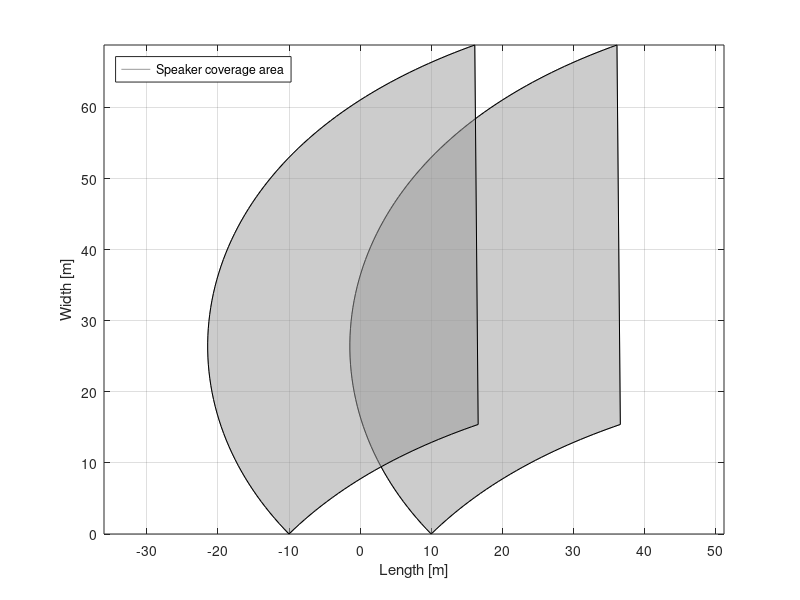

Write the MATLAB code that produced this figure.

%%






clear 
v = 10;
wind = pi/2;
c = 343;
step = 90;
speaker_dis = 20;
%dis = 0.029;

front = [0; 1];
point_l = [0; 0];
%direction(:,1) = [-0.9; 0.1]
direction(:,1) = [-0.707; 0.707]
direction(:,1) = 1/norm(direction(:,1),2)*direction(:,1)
leng_l(1) = norm(direction(:,1),2)

theta(1) = sign(direction(1,1))*acos((direction(:,1)'*[0 1]')/(norm(direction(:,1))*1)); %asin((dis)/(1));
for i=1:step  
    d(:,i) = [v*(1/(c+v*sin(theta(i))))*sin(wind); v*(1/(c+v*sin(theta(i))))*cos(wind)]; 
    p(:,i) = (d(:,i)'*(-direction(:,i)))/norm(direction(:,i))^2*(-direction(:,i));
    e(:,i) = d(:,i)-p(:,i);
    ang = asin(norm(e(:,i)));
    le = cos(ang);
    b = direction(:,i)*le;
    direction(:,i+1) = b+e(:,i);
    leng_l(i+1) = norm(direction(:,i+1),2);
    theta(i+1) = sign(direction(1,i+1))*acos((direction(:,i+1)'*front)/(norm(direction(:,i+1))*1));
    dis(:,i) = ((direction(:,i+1)'*front)/(norm(front)^2))*(front); 
    point_l(:,i+1) = point_l(:,i)+direction(:,i+1);
end

point_r = [0; 0];
%direction(:,1) = [0.9; 0.1]
direction(:,1) = [0.707; 0.707]
direction(:,1) = 1/norm(direction(:,1),2)*direction(:,1)
leng_r(1) = norm(direction(:,1),2)

theta(1) = sign(direction(1,1))*acos((direction(:,1)'*[0 1]')/(norm(direction(:,1))*1)); %asin((dis)/(1));
for i=1:step
    
    d(:,i) = [v*(1/(c+v*sin(theta(i))))*sin(wind); v*(1/(c+v*sin(theta(i))))*cos(wind)]; 
    p(:,i) = (d(:,i)'*(-direction(:,i)))/norm(direction(:,i))^2*(-direction(:,i));
    e(:,i) = d(:,i)-p(:,i);
    ang = asin(norm(e(:,i)));
    le = cos(ang);
    b = direction(:,i)*le;
    direction(:,i+1) = b+e(:,i);   
    leng_r(i+1) = norm(direction(:,i+1),2);
    theta(i+1) = sign(direction(1,i+1))*acos((direction(:,i+1)'*front)/(norm(direction(:,i+1))*1));
    dis(:,i) = ((direction(:,i+1)'*front)/(norm(front)^2))*(front); 
    point_r(:,i+1) = point_r(:,i)+direction(:,i+1);
    if point_r(1,i+1) >= abs(point_l(1,step+1))
        break
    end
end

sum(dis(2,:))

plot([point_l(1,:)+speaker_dis/2 flip(point_r(1,:))+speaker_dis/2],[point_l(2,:) flip(point_r(2,:))],'Color',[0.6 0.6 0.6])
hold on
plot([point_l(1,:)-speaker_dis/2 flip(point_r(1,:))-speaker_dis/2],[point_l(2,:) flip(point_r(2,:))],'Color',[0.6 0.6 0.6])

grid on
axis equal


h = fill([point_l(1,:)+speaker_dis/2 flip(point_r(1,:))+speaker_dis/2],[point_l(2,:) flip(point_r(2,:))], [0.6 0.6 0.6]);
set(h,'facealpha',.5)

h = fill([point_l(1,:)-speaker_dis/2 flip(point_r(1,:))-speaker_dis/2],[point_l(2,:) flip(point_r(2,:))], [0.6 0.6 0.6]);
set(h,'facealpha',.5)


%grid minor
set(gca,'xtick',[-140:10:140])
set(gca,'ytick',[-140:10:140])

xlabel('Length [m]')
ylabel('Width [m]')

legend('Speaker coverage area','Location','northwest')



